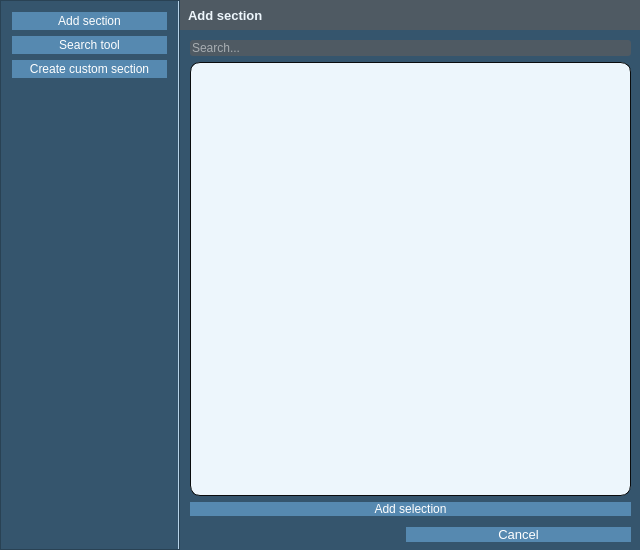
<?xml version="1.0" encoding="UTF-8"?>
<ui version="4.0">
 <class>SectionSelecterDialog</class>
 <widget class="QDialog" name="SectionSelecterDialog">
  <property name="enabled">
   <bool>true</bool>
  </property>
  <property name="geometry">
   <rect>
    <x>0</x>
    <y>0</y>
    <width>640</width>
    <height>550</height>
   </rect>
  </property>
  <property name="sizePolicy">
   <sizepolicy hsizetype="Minimum" vsizetype="Fixed">
    <horstretch>1</horstretch>
    <verstretch>1</verstretch>
   </sizepolicy>
  </property>
  <property name="font">
   <font>
    <family>Segoe UI</family>
    <pointsize>10</pointsize>
    <weight>50</weight>
    <italic>false</italic>
    <bold>false</bold>
   </font>
  </property>
  <property name="windowTitle">
   <string>GIAP-PolaMap(lite) - Section</string>
  </property>
  <property name="windowIcon">
   <iconset>
    <normaloff>:/plugins/GIAP-giap_layout/icons/giap_logo.png</normaloff>:/plugins/GIAP-giap_layout/icons/giap_logo.png</iconset>
  </property>
  <property name="styleSheet">
   <string notr="true">* {
	background-color: rgb(53, 85, 109);
    font: 10pt &quot;Segoe UI&quot;; 
}

QListWidget {
	alternate-background-color:  #e6e6e6;
}
QListWidget:item:selected {
	background: #6fb1e3;
	color: #EDF6FC;
}

QAbstractItemView
{
	alternate-background-color:  #e7e7e7;
	color:  #0A0C0D;
	border: 1px solid  #1a2936;
	border-radius: 3px;
	padding: 1px;
}

QAbstractItemView:selected
{
	color:  #EDF6FC;
	background-color: rgb(38, 60, 78);
}


QToolButton {
	color:  #0A0C0D;
}

QHeaderView::section
{
	background-color:  #cfcfcf;
	color:  #0A0C0D;
	padding-left: 4px;
}

QLineEdit
{
	border: None;
    border-radius: 3px;
    background-color: #4f5a63;
}

QLineEdit:disabled{
    color: #EDF6FC;
}

QLineEdit:focus{
    border: 1px solid #5689B0;
}

QPushButton{   
   background-color: #5689b0;
   color: #FFF;
   font: 10pt &quot;Segoe UI&quot;; 
   border: none;
   border-radius:none;
}
QPushButton:hover {
	font-weight: bold;
}
QPushButton:pressed {
   background-color: #5689b0;
   border: 1px solid #6fb1e3;
}

QPushButton:disabled
{
	color: gray;
}

QPushButton:disabled
{
	color: gray;
}

QTreeView::branch {
        color: #5689b0;
}</string>
  </property>
  <property name="locale">
   <locale language="English" country="UnitedKingdom"/>
  </property>
  <property name="sizeGripEnabled">
   <bool>false</bool>
  </property>
  <layout class="QGridLayout" name="gridLayout">
   <property name="leftMargin">
    <number>0</number>
   </property>
   <property name="topMargin">
    <number>0</number>
   </property>
   <property name="rightMargin">
    <number>0</number>
   </property>
   <property name="bottomMargin">
    <number>0</number>
   </property>
   <property name="spacing">
    <number>0</number>
   </property>
   <item row="3" column="1">
    <layout class="QHBoxLayout" name="horizontalLayout">
     <property name="spacing">
      <number>0</number>
     </property>
     <property name="leftMargin">
      <number>0</number>
     </property>
     <property name="topMargin">
      <number>0</number>
     </property>
     <property name="rightMargin">
      <number>9</number>
     </property>
     <property name="bottomMargin">
      <number>5</number>
     </property>
     <item>
      <spacer name="horizontalSpacer">
       <property name="orientation">
        <enum>Qt::Horizontal</enum>
       </property>
       <property name="sizeHint" stdset="0">
        <size>
         <width>40</width>
         <height>20</height>
        </size>
       </property>
      </spacer>
     </item>
     <item>
      <widget class="QPushButton" name="pushButton_cancel">
       <property name="sizePolicy">
        <sizepolicy hsizetype="Expanding" vsizetype="Fixed">
         <horstretch>0</horstretch>
         <verstretch>0</verstretch>
        </sizepolicy>
       </property>
       <property name="font">
        <font>
         <family>Segoe UI</family>
         <pointsize>10</pointsize>
         <weight>50</weight>
         <italic>false</italic>
         <bold>false</bold>
        </font>
       </property>
       <property name="text">
        <string>Cancel</string>
       </property>
      </widget>
     </item>
    </layout>
   </item>
   <item row="0" column="0" rowspan="4">
    <widget class="QWidget" name="widget" native="true">
     <property name="minimumSize">
      <size>
       <width>120</width>
       <height>0</height>
      </size>
     </property>
     <property name="font">
      <font>
       <family>Segoe UI Light</family>
       <pointsize>8</pointsize>
       <weight>9</weight>
       <italic>false</italic>
       <bold>false</bold>
      </font>
     </property>
     <property name="styleSheet">
      <string notr="true">background-color: rgb(53, 85, 109);
font: 75 8pt &quot;Segoe UI Light&quot;;

QWidget {
border-right: 2px solid  #0A0C0D;
}

QPushButton {
	color: #0A0C0D;
	border: 1px solid  #0A0C0D;
	background-color: #b7d3e8;
	border-radius: 3px;
	padding: 4px;
}

QPushButton:hover {

	font-weight: bold;
}
QPushButton:pressed {
   background-color: #5689b0;
   border: 1px solid #6fb1e3;
}

QPushButton:disabled
{
	color: gray;
}

QToolButton {
	color:  #0A0C0D;
}

QPushButton:disabled
{
	color: gray;
}</string>
     </property>
     <layout class="QVBoxLayout" name="verticalLayout">
      <property name="spacing">
       <number>20</number>
      </property>
      <property name="leftMargin">
       <number>0</number>
      </property>
      <property name="topMargin">
       <number>0</number>
      </property>
      <property name="rightMargin">
       <number>0</number>
      </property>
      <property name="bottomMargin">
       <number>0</number>
      </property>
      <item>
       <widget class="QFrame" name="frame_2">
        <property name="minimumSize">
         <size>
          <width>155</width>
          <height>0</height>
         </size>
        </property>
        <property name="styleSheet">
         <string notr="true">border-right: 2px solid #b7d3e8;
padding: 2px;
</string>
        </property>
        <property name="frameShape">
         <enum>QFrame::StyledPanel</enum>
        </property>
        <property name="frameShadow">
         <enum>QFrame::Raised</enum>
        </property>
        <layout class="QVBoxLayout" name="verticalLayout_3">
         <item>
          <widget class="QPushButton" name="addSectionTab">
           <property name="styleSheet">
            <string notr="true">QPushButton{   
   background-color: #5689b0;
   color: #FFF;
   font: 10pt &quot;Segoe UI&quot;; 
   border: none;
   border-radius:none;
}
QPushButton:hover {

	font-weight: bold;
}
QPushButton:pressed {
   background-color: #5689b0;
   border: 1px solid #6fb1e3;
}

QPushButton:disabled
{
	color: gray;
}

QPushButton:disabled
{
	color: gray;
}</string>
           </property>
           <property name="text">
            <string>Add section</string>
           </property>
          </widget>
         </item>
         <item>
          <widget class="QPushButton" name="searchToolTab">
           <property name="styleSheet">
            <string notr="true">QPushButton{   
   background-color: #5689b0;
   color: #FFF;
   font: 10pt &quot;Segoe UI&quot;; 
   border: none;
   border-radius:none;
   width:125%;
}
QPushButton:hover {

	font-weight: bold;
}
QPushButton:pressed {
   background-color: #5689b0;
   border: 1px solid #6fb1e3;
}

QPushButton:disabled
{
	color: gray;
}

QPushButton:disabled
{
	color: gray;
}</string>
           </property>
           <property name="text">
            <string>Search tool</string>
           </property>
          </widget>
         </item>
         <item>
          <widget class="QPushButton" name="userSectionsTab">
           <property name="minimumSize">
            <size>
             <width>155</width>
             <height>0</height>
            </size>
           </property>
           <property name="styleSheet">
            <string notr="true">QPushButton{   
   background-color: #5689b0;
   color: #FFF;
   font: 10pt &quot;Segoe UI&quot;; 
   border: none;
   border-radius:none;
}
QPushButton:hover {

	font-weight: bold;
}
QPushButton:pressed {
   background-color: #5689b0;
   border: 1px solid #6fb1e3;
}

QPushButton:disabled
{
	color: gray;
}

QPushButton:disabled
{
	color: gray;
}</string>
           </property>
           <property name="text">
            <string>Create custom section</string>
           </property>
          </widget>
         </item>
         <item>
          <spacer name="verticalSpacer">
           <property name="orientation">
            <enum>Qt::Vertical</enum>
           </property>
           <property name="sizeHint" stdset="0">
            <size>
             <width>20</width>
             <height>40</height>
            </size>
           </property>
          </spacer>
         </item>
        </layout>
       </widget>
      </item>
     </layout>
    </widget>
   </item>
   <item row="2" column="1">
    <widget class="QStackedWidget" name="stackedWidget">
     <property name="font">
      <font>
       <family>Segoe UI</family>
       <pointsize>10</pointsize>
       <weight>50</weight>
       <italic>false</italic>
       <bold>false</bold>
      </font>
     </property>
     <property name="styleSheet">
      <string notr="true"/>
     </property>
     <property name="frameShape">
      <enum>QFrame::NoFrame</enum>
     </property>
     <property name="frameShadow">
      <enum>QFrame::Plain</enum>
     </property>
     <property name="currentIndex">
      <number>0</number>
     </property>
     <widget class="QWidget" name="zakoncz">
      <layout class="QGridLayout" name="gridLayout_9">
       <property name="leftMargin">
        <number>0</number>
       </property>
       <property name="topMargin">
        <number>0</number>
       </property>
       <property name="rightMargin">
        <number>0</number>
       </property>
       <property name="bottomMargin">
        <number>0</number>
       </property>
       <property name="spacing">
        <number>0</number>
       </property>
       <item row="1" column="0">
        <widget class="QFrame" name="frame_17">
         <property name="styleSheet">
          <string notr="true"/>
         </property>
         <property name="frameShape">
          <enum>QFrame::NoFrame</enum>
         </property>
         <property name="frameShadow">
          <enum>QFrame::Raised</enum>
         </property>
         <layout class="QGridLayout" name="gridLayout_17">
          <property name="leftMargin">
           <number>10</number>
          </property>
          <property name="topMargin">
           <number>10</number>
          </property>
          <property name="rightMargin">
           <number>9</number>
          </property>
          <property name="bottomMargin">
           <number>9</number>
          </property>
          <item row="1" column="1">
           <widget class="QFrame" name="frame">
            <property name="styleSheet">
             <string notr="true">border: 1px solid  #0A0C0D;
border-radius: 10px;
background-color: #EDF6FC;</string>
            </property>
            <property name="frameShape">
             <enum>QFrame::NoFrame</enum>
            </property>
            <property name="frameShadow">
             <enum>QFrame::Raised</enum>
            </property>
            <layout class="QVBoxLayout" name="verticalLayout_2">
             <property name="topMargin">
              <number>0</number>
             </property>
             <item>
              <widget class="QListView" name="toolList">
               <property name="styleSheet">
                <string notr="true">QListView {
    alternate-background-color:  rgb(87, 131, 167);
	background-color: #EDF6FC;
	border-width: 0px;
}
</string>
               </property>
               <property name="selectionMode">
                <enum>QAbstractItemView::MultiSelection</enum>
               </property>
               <property name="selectionBehavior">
                <enum>QAbstractItemView::SelectRows</enum>
               </property>
              </widget>
             </item>
            </layout>
           </widget>
          </item>
          <item row="2" column="1">
           <widget class="QPushButton" name="pushButton_add">
            <property name="text">
             <string>Add selection</string>
            </property>
           </widget>
          </item>
          <item row="0" column="1">
           <widget class="QgsFilterLineEdit" name="add_searchBox">
            <property name="toolTip">
             <string>Enter algorithm name to filter list</string>
            </property>
            <property name="autoFillBackground">
             <bool>false</bool>
            </property>
            <property name="styleSheet">
             <string notr="true">color: #fff</string>
            </property>
            <property name="placeholderText">
             <string>Search...</string>
            </property>
            <property name="showSearchIcon">
             <bool>true</bool>
            </property>
           </widget>
          </item>
         </layout>
        </widget>
       </item>
       <item row="0" column="0">
        <widget class="QFrame" name="frame_18">
         <property name="minimumSize">
          <size>
           <width>200</width>
           <height>30</height>
          </size>
         </property>
         <property name="maximumSize">
          <size>
           <width>16777215</width>
           <height>30</height>
          </size>
         </property>
         <property name="styleSheet">
          <string notr="true">background-color: #4f5a63;
</string>
         </property>
         <property name="frameShape">
          <enum>QFrame::NoFrame</enum>
         </property>
         <property name="frameShadow">
          <enum>QFrame::Plain</enum>
         </property>
         <widget class="QLabel" name="title_label_12">
          <property name="geometry">
           <rect>
            <x>8</x>
            <y>0</y>
            <width>231</width>
            <height>30</height>
           </rect>
          </property>
          <property name="font">
           <font>
            <family>Segoe UI</family>
            <pointsize>10</pointsize>
            <weight>75</weight>
            <italic>false</italic>
            <bold>true</bold>
           </font>
          </property>
          <property name="styleSheet">
           <string notr="true">color : #EDF6FC;	font-weight: bold;</string>
          </property>
          <property name="text">
           <string>Add section</string>
          </property>
         </widget>
        </widget>
       </item>
      </layout>
     </widget>
     <widget class="QWidget" name="page">
      <layout class="QGridLayout" name="gridLayout_4" rowstretch="0,0,0,0,0" rowminimumheight="0,0,0,0,0">
       <property name="leftMargin">
        <number>0</number>
       </property>
       <property name="topMargin">
        <number>0</number>
       </property>
       <property name="rightMargin">
        <number>0</number>
       </property>
       <property name="bottomMargin">
        <number>0</number>
       </property>
       <property name="spacing">
        <number>0</number>
       </property>
       <item row="1" column="0">
        <widget class="QFrame" name="frame_6">
         <property name="frameShape">
          <enum>QFrame::NoFrame</enum>
         </property>
         <property name="frameShadow">
          <enum>QFrame::Raised</enum>
         </property>
         <layout class="QGridLayout" name="gridLayout_7">
          <property name="leftMargin">
           <number>10</number>
          </property>
          <property name="topMargin">
           <number>10</number>
          </property>
          <property name="bottomMargin">
           <number>6</number>
          </property>
          <item row="1" column="0">
           <widget class="QgsFilterLineEdit" name="searchBox">
            <property name="toolTip">
             <string>Enter algorithm name to filter list</string>
            </property>
            <property name="styleSheet">
             <string notr="true">color: #fff</string>
            </property>
            <property name="placeholderText">
             <string>Search...</string>
            </property>
            <property name="showSearchIcon">
             <bool>true</bool>
            </property>
           </widget>
          </item>
         </layout>
        </widget>
       </item>
       <item row="3" column="0">
        <widget class="QFrame" name="frame_7">
         <property name="frameShape">
          <enum>QFrame::NoFrame</enum>
         </property>
         <property name="frameShadow">
          <enum>QFrame::Raised</enum>
         </property>
         <layout class="QGridLayout" name="gridLayout_8">
          <property name="leftMargin">
           <number>10</number>
          </property>
          <property name="topMargin">
           <number>0</number>
          </property>
          <property name="rightMargin">
           <number>9</number>
          </property>
          <property name="bottomMargin">
           <number>0</number>
          </property>
          <item row="0" column="0">
           <widget class="QFrame" name="frame_3">
            <property name="maximumSize">
             <size>
              <width>16777215</width>
              <height>16777215</height>
             </size>
            </property>
            <property name="styleSheet">
             <string notr="true">border: 1px solid  #0A0C0D;
border-radius: 10px;
background-color: #EDF6FC;</string>
            </property>
            <property name="frameShape">
             <enum>QFrame::StyledPanel</enum>
            </property>
            <property name="frameShadow">
             <enum>QFrame::Raised</enum>
            </property>
            <layout class="QGridLayout" name="gridLayout_5">
             <property name="bottomMargin">
              <number>9</number>
             </property>
             <item row="1" column="0">
              <widget class="QgsProcessingToolboxTreeView" name="algorithmTree">
               <property name="sizePolicy">
                <sizepolicy hsizetype="Expanding" vsizetype="Expanding">
                 <horstretch>0</horstretch>
                 <verstretch>0</verstretch>
                </sizepolicy>
               </property>
               <property name="contextMenuPolicy">
                <enum>Qt::CustomContextMenu</enum>
               </property>
               <property name="styleSheet">
                <string notr="true">QTreeView:item{
	color: #0A0C0D;    
	border: none;
}
QTreeView:item:hover{   
	background-color: #6FB1E3;
}
QTreeView:branch:hover{   
	background-color: #6FB1E3;
}
QTreeView{    
	border:1px;
}
QToolTip{    
	color:#EDF6FC;    
	font: 9pt &quot;Segoe UI&quot;;    
	font-weight: normal;    
	border-style: outset;    
	border: none;    
	border-radius: 6px;    
	background-color:qlineargradient(spread:pad, x1:0, y1:1, x2:0, y2:0, stop:0 #41617c, stop:1 #5a87ac);
}</string>
               </property>
               <property name="showDropIndicator" stdset="0">
                <bool>false</bool>
               </property>
               <property name="selectionMode">
                <enum>QAbstractItemView::MultiSelection</enum>
               </property>
               <property name="headerHidden">
                <bool>true</bool>
               </property>
              </widget>
             </item>
             <item row="2" column="0">
              <spacer name="verticalSpacer_3">
               <property name="orientation">
                <enum>Qt::Vertical</enum>
               </property>
               <property name="sizeType">
                <enum>QSizePolicy::Fixed</enum>
               </property>
               <property name="sizeHint" stdset="0">
                <size>
                 <width>20</width>
                 <height>5</height>
                </size>
               </property>
              </spacer>
             </item>
             <item row="0" column="0">
              <spacer name="verticalSpacer_2">
               <property name="orientation">
                <enum>Qt::Vertical</enum>
               </property>
               <property name="sizeType">
                <enum>QSizePolicy::Minimum</enum>
               </property>
               <property name="sizeHint" stdset="0">
                <size>
                 <width>20</width>
                 <height>8</height>
                </size>
               </property>
              </spacer>
             </item>
            </layout>
           </widget>
          </item>
         </layout>
        </widget>
       </item>
       <item row="4" column="0">
        <layout class="QGridLayout" name="gridLayout_6">
         <property name="leftMargin">
          <number>10</number>
         </property>
         <property name="topMargin">
          <number>6</number>
         </property>
         <property name="rightMargin">
          <number>9</number>
         </property>
         <property name="bottomMargin">
          <number>9</number>
         </property>
         <item row="0" column="0">
          <widget class="QPushButton" name="addAlgButton">
           <property name="sizePolicy">
            <sizepolicy hsizetype="Expanding" vsizetype="Fixed">
             <horstretch>0</horstretch>
             <verstretch>0</verstretch>
            </sizepolicy>
           </property>
           <property name="font">
            <font>
             <family>Segoe UI</family>
             <pointsize>10</pointsize>
             <weight>50</weight>
             <italic>false</italic>
             <bold>false</bold>
            </font>
           </property>
           <property name="text">
            <string>Add tool to ribbon</string>
           </property>
          </widget>
         </item>
        </layout>
       </item>
       <item row="0" column="0">
        <widget class="QFrame" name="frame_21">
         <property name="minimumSize">
          <size>
           <width>200</width>
           <height>30</height>
          </size>
         </property>
         <property name="maximumSize">
          <size>
           <width>16777215</width>
           <height>30</height>
          </size>
         </property>
         <property name="styleSheet">
          <string notr="true">background-color: #4f5a63;
</string>
         </property>
         <property name="frameShape">
          <enum>QFrame::NoFrame</enum>
         </property>
         <property name="frameShadow">
          <enum>QFrame::Plain</enum>
         </property>
         <widget class="QLabel" name="title_label_14">
          <property name="geometry">
           <rect>
            <x>8</x>
            <y>0</y>
            <width>231</width>
            <height>30</height>
           </rect>
          </property>
          <property name="font">
           <font>
            <family>Segoe UI</family>
            <pointsize>10</pointsize>
            <weight>75</weight>
            <italic>false</italic>
            <bold>true</bold>
           </font>
          </property>
          <property name="styleSheet">
           <string notr="true">color : #EDF6FC;	font-weight: bold;</string>
          </property>
          <property name="text">
           <string>Search tool</string>
          </property>
         </widget>
        </widget>
       </item>
      </layout>
     </widget>
     <widget class="QWidget" name="page_2">
      <layout class="QGridLayout" name="gridLayout_2">
       <property name="leftMargin">
        <number>0</number>
       </property>
       <property name="topMargin">
        <number>0</number>
       </property>
       <property name="rightMargin">
        <number>0</number>
       </property>
       <property name="bottomMargin">
        <number>0</number>
       </property>
       <property name="spacing">
        <number>0</number>
       </property>
       <item row="0" column="0">
        <widget class="QFrame" name="frame_19">
         <property name="minimumSize">
          <size>
           <width>200</width>
           <height>30</height>
          </size>
         </property>
         <property name="maximumSize">
          <size>
           <width>16777215</width>
           <height>30</height>
          </size>
         </property>
         <property name="styleSheet">
          <string notr="true">background-color: #4f5a63;
</string>
         </property>
         <property name="frameShape">
          <enum>QFrame::NoFrame</enum>
         </property>
         <property name="frameShadow">
          <enum>QFrame::Plain</enum>
         </property>
         <widget class="QLabel" name="title_label_13">
          <property name="geometry">
           <rect>
            <x>8</x>
            <y>0</y>
            <width>231</width>
            <height>30</height>
           </rect>
          </property>
          <property name="font">
           <font>
            <family>Segoe UI</family>
            <pointsize>10</pointsize>
            <weight>75</weight>
            <italic>false</italic>
            <bold>true</bold>
           </font>
          </property>
          <property name="styleSheet">
           <string notr="true">color : #EDF6FC;	font-weight: bold;</string>
          </property>
          <property name="text">
           <string>Create custom section</string>
          </property>
         </widget>
        </widget>
       </item>
       <item row="1" column="0">
        <widget class="QFrame" name="frame_20">
         <property name="styleSheet">
          <string notr="true"/>
         </property>
         <property name="frameShape">
          <enum>QFrame::StyledPanel</enum>
         </property>
         <property name="frameShadow">
          <enum>QFrame::Raised</enum>
         </property>
         <layout class="QGridLayout" name="gridLayout_18">
          <item row="1" column="1">
           <widget class="QFrame" name="frame_4">
            <property name="styleSheet">
             <string notr="true">border: 1px solid  #0A0C0D;
border-radius: 10px;
background-color: #EDF6FC;</string>
            </property>
            <property name="frameShape">
             <enum>QFrame::StyledPanel</enum>
            </property>
            <property name="frameShadow">
             <enum>QFrame::Raised</enum>
            </property>
            <layout class="QVBoxLayout" name="verticalLayout_6">
             <property name="topMargin">
              <number>0</number>
             </property>
             <item>
              <widget class="QListView" name="customToolList">
               <property name="styleSheet">
                <string notr="true">QListView {
    alternate-background-color:  rgb(87, 131, 167);
	background-color: #EDF6FC;
	border-width: 0px;
}
</string>
               </property>
               <property name="alternatingRowColors">
                <bool>false</bool>
               </property>
               <property name="selectionMode">
                <enum>QAbstractItemView::SingleSelection</enum>
               </property>
               <property name="selectionBehavior">
                <enum>QAbstractItemView::SelectRows</enum>
               </property>
              </widget>
             </item>
            </layout>
           </widget>
          </item>
          <item row="2" column="1">
           <widget class="QFrame" name="frame_5">
            <property name="minimumSize">
             <size>
              <width>0</width>
              <height>0</height>
             </size>
            </property>
            <property name="frameShape">
             <enum>QFrame::StyledPanel</enum>
            </property>
            <property name="frameShadow">
             <enum>QFrame::Raised</enum>
            </property>
            <layout class="QGridLayout" name="gridLayout_3">
             <property name="leftMargin">
              <number>0</number>
             </property>
             <property name="topMargin">
              <number>0</number>
             </property>
             <property name="rightMargin">
              <number>0</number>
             </property>
             <property name="bottomMargin">
              <number>0</number>
             </property>
             <item row="0" column="0">
              <widget class="QPushButton" name="pushButton_add_custom">
               <property name="text">
                <string>Add</string>
               </property>
              </widget>
             </item>
             <item row="0" column="1">
              <widget class="QPushButton" name="pushButton_edit_custom">
               <property name="text">
                <string>Edit</string>
               </property>
              </widget>
             </item>
             <item row="0" column="2">
              <widget class="QPushButton" name="pushButton_remove_custom">
               <property name="text">
                <string>Remove</string>
               </property>
              </widget>
             </item>
            </layout>
           </widget>
          </item>
          <item row="0" column="1">
           <widget class="QgsFilterLineEdit" name="add_custom_searchBox">
            <property name="toolTip">
             <string>Enter algorithm name to filter list</string>
            </property>
            <property name="autoFillBackground">
             <bool>false</bool>
            </property>
            <property name="styleSheet">
             <string notr="true">color: #fff</string>
            </property>
            <property name="placeholderText">
             <string>Search...</string>
            </property>
            <property name="showSearchIcon">
             <bool>true</bool>
            </property>
           </widget>
          </item>
         </layout>
        </widget>
       </item>
      </layout>
     </widget>
    </widget>
   </item>
  </layout>
 </widget>
 <customwidgets>
  <customwidget>
   <class>QgsFilterLineEdit</class>
   <extends>QLineEdit</extends>
   <header>qgsfilterlineedit.h</header>
  </customwidget>
  <customwidget>
   <class>QgsProcessingToolboxTreeView</class>
   <extends>QTreeView</extends>
   <header>qgis.gui</header>
  </customwidget>
 </customwidgets>
 <resources/>
 <connections>
  <connection>
   <sender>pushButton_cancel</sender>
   <signal>clicked()</signal>
   <receiver>SectionSelecterDialog</receiver>
   <slot>reject()</slot>
   <hints>
    <hint type="sourcelabel">
     <x>452</x>
     <y>394</y>
    </hint>
    <hint type="destinationlabel">
     <x>461</x>
     <y>408</y>
    </hint>
   </hints>
  </connection>
  <connection>
   <sender>pushButton_add</sender>
   <signal>clicked()</signal>
   <receiver>SectionSelecterDialog</receiver>
   <slot>accept()</slot>
   <hints>
    <hint type="sourcelabel">
     <x>298</x>
     <y>343</y>
    </hint>
    <hint type="destinationlabel">
     <x>230</x>
     <y>199</y>
    </hint>
   </hints>
  </connection>
 </connections>
</ui>
